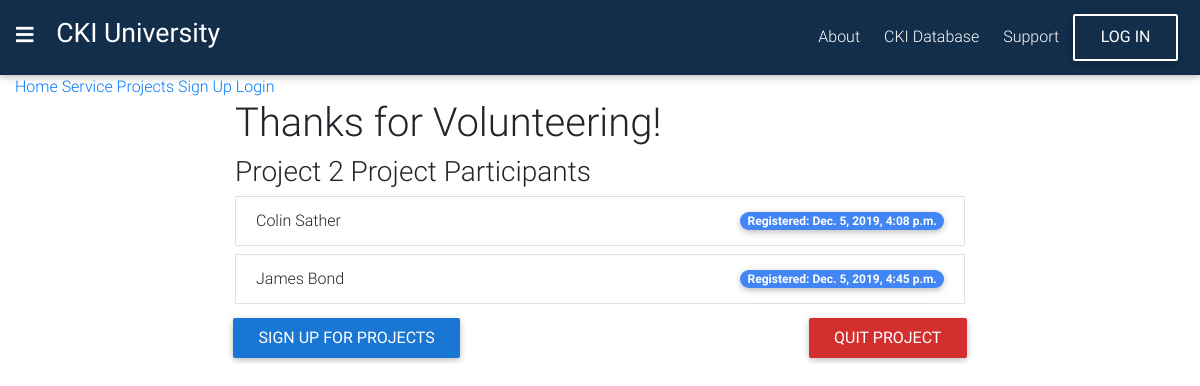
Page /catalog/69/ on the earlier database version.
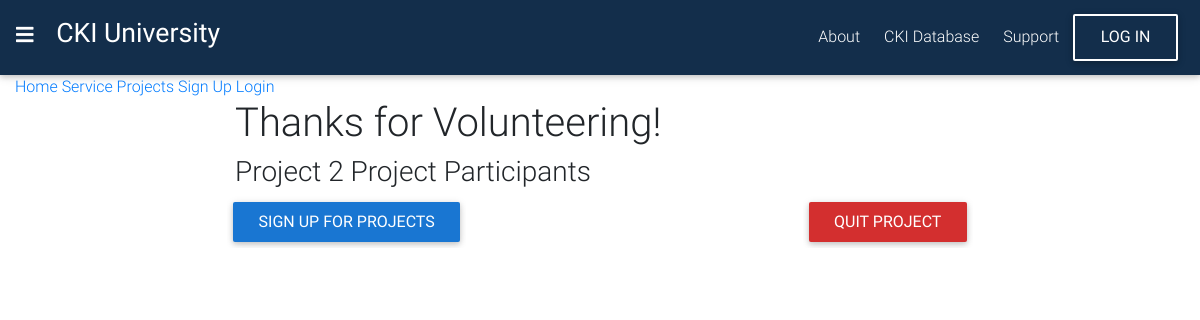
Same page on the later database version.
### catalog/models.py (models this page shows, shortened)
class ProjectRegistration(models.Model):
    project = models.ForeignKey(Service_Project, verbose_name='Project',on_delete=models.PROTECT)
    user = models.ForeignKey(User, verbose_name='Worker',on_delete=models.CASCADE)
    chapter = models.ForeignKey(Club_Chapter, verbose_name='Club', on_delete=models.CASCADE)
    time_registered = models.DateTimeField()
    service_hrs = models.DecimalField(max_digits=5, decimal_places=2)
    class Meta:
        verbose_name = 'Worker for project'
        verbose_name_plural = 'Workers for projects'
        ordering = ['time_registered',]
        unique_together = ('user','project')

class User(AbstractUser):
    username = None
    email = models.EmailField(_('email address'), unique=True)
    USERNAME_FIELD  = 'email'
    chapter = models.ForeignKey('Club_Chapter',on_delete=models.PROTECT)
    ranking = models.CharField(default='member', max_length=20)
    total_service_hours = models.DecimalField(default=0, max_digits=10, decimal_places=2)
    total_dollars_raised = models.DecimalField(default=0, max_digits=10, decimal_places=2)
    REQUIRED_FIELDS = []
    objects = UserManager()
    class Meta:
        ordering = ('email',)

### catalog/views.py (the view)
# urls.py: path('<int:pk>/', views.DetailView.as_view(), name='detail'),
class DetailView(ExtraContextMixin, generic.DetailView):
    model = Service_Project
    template_name = 'catalog/detail.html'
    def get_context_data(self, **kwargs):
        context = super(ExtraContextMixin, self).get_context_data(**kwargs)
        context['extra'] = ProjectRegistration.objects.all()
        return context

### catalog/templates/catalog/detail.html (shortened to what this page needs)
{% extends "base_generic.html" %}
{% load static %}
{% block content %}
<div class="container">
  <div class="row">
    <div class="col-md-2"></div>
    <div class="col-md-8">
      <h1>Thanks for Volunteering!</h1>
      <h3>{{service_project.project_title}} Project Participants</h3>
      {% for i in extra %}
        {% if extra and service_project.project_ID == i.project_id %}
        <ul class="list-group">
          <li class="list-group-item d-flex justify-content-between align-items-center">
            {{ i.user.first_name }} {{ i.user.last_name }}
            <span class="badge badge-primary badge-pill">Registered: {{i.time_registered}}</span>
          </li>
        </ul>
        {% endif %}
      {% endfor %}
      <div class="row project-btns">
        <div class="col-md-6">
          <a href="{% url 'catalog:service_project' %}">
          <input class="btn btn-sm align-middle btn-blue font-b"
          type="submit" value="Sign up for projects"></input>
          </a>
        </div>
        <div class="col-md-6 text-right">
          <form method="post" novalidate action="{% url 'catalog:project_remove_worker' service_project.project_ID %}">
            <input class="btn btn-sm align-middle btn-red font-b"
            type="submit" value="Quit Project"></input>
          </form>
        </div>
      </div>
    </div>
    <div class="col-md-2"></div>
  </div>
</div>
{% endblock %}

Differences in the rows shown:
removed ProjectRegistration: user.first_name "Colin", user.last_name "Sather", time_registered "Dec. 5, 2019, 4:08 p.m."
removed ProjectRegistration: user.first_name "James", user.last_name "Bond", time_registered "Dec. 5, 2019, 4:45 p.m."
